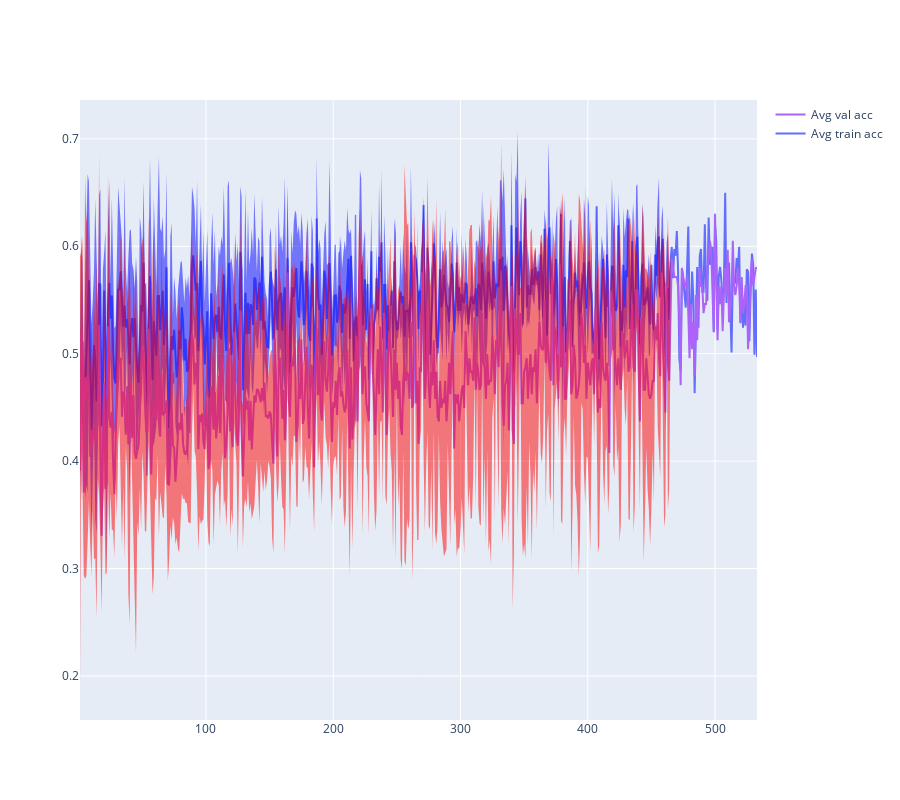

Notebook code cell kept with this figure:
### Code cell
avg_plot("acc")

### Figure 1 — Plotly figure (JSON) as saved in the notebook; plotly's stock layout.template omitted (floating-point values rounded to 4 significant figures; data arrays with more than 128 entries replaced by an {"elided": "..."} marker saying what was removed)
{"data": [{"mode": "lines", "name": "Avg train acc", "type": "scatter", "x": {"elided": "533 int values"}, "y": {"elided": "533 float values"}}, {"line": {"width": 0}, "marker": {"color": "blue"}, "name": "trainupper bound", "showlegend": false, "type": "scatter", "x": {"elided": "533 int values"}, "y": {"elided": "533 float values"}}, {"fill": "tonexty", "line": {"width": 0}, "marker": {"color": "blue"}, "name": "trainlower bound", "showlegend": false, "type": "scatter", "x": {"elided": "533 int values"}, "y": {"elided": "533 float values"}}, {"mode": "lines", "name": "Avg val acc", "type": "scatter", "x": {"elided": "533 int values"}, "y": {"elided": "533 float values"}}, {"line": {"width": 0}, "marker": {"color": "red"}, "name": "valupper bound", "showlegend": false, "type": "scatter", "x": {"elided": "533 int values"}, "y": {"elided": "533 float values"}}, {"fill": "tonexty", "line": {"width": 0}, "marker": {"color": "red"}, "name": "vallower bound", "showlegend": false, "type": "scatter", "x": {"elided": "533 int values"}, "y": {"elided": "533 float values"}}], "layout": {"height": 800, "hovermode": "x"}}
